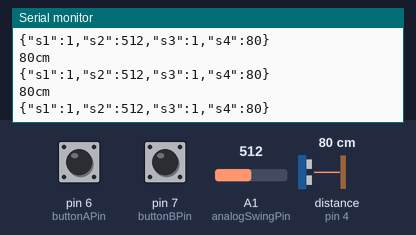
A sketch run on a simulated Arduino Uno, built for the host (arithmetic inside an expression is 32-bit, double 64-bit). Parts: the last lines printed to the serial monitor. Wiring (inferred from the names in the program): ultrasonic range finder: trigger pin 3; echo pin 4. Inputs (shaded band) come from the test bench; at power-on: distance to the obstacle (sensor on pin 4) 80 cm, A1 (analogSwingPin) = 512, pin 6 (buttonAPin) HIGH, pin 7 (buttonBPin) HIGH. The echo pulse lasts 58.3 µs per cm.

Above: at 1.2 s.
1.3 s: distance to the obstacle (sensor on pin 4) set to 2 cm
At 1.64 s:
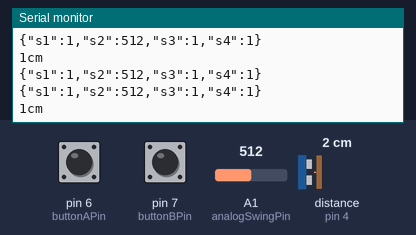
2.8 s: A1 (analogSwingPin) set to 716
At 3.8 s:
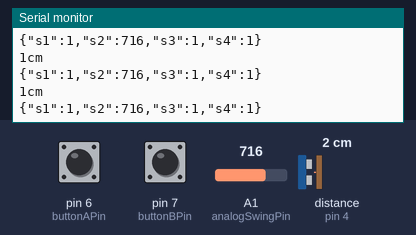
4.3 s: pin 6 (buttonAPin) pulled LOW for 0.15 s
5.9 s: distance to the obstacle (sensor on pin 4) set to 4 cm
At 6.7 s:
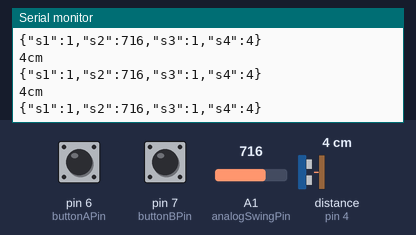
8.9 s: pin 7 (buttonBPin) pulled LOW for 0.15 s
10.5 s: pin 6 (buttonAPin) pulled LOW for 1 s
At 11.11 s:
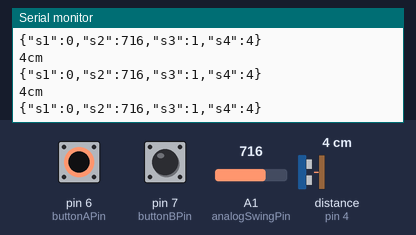
Timing chart, 0 to 13.5 s (numbered marks = the images above; inputs shaded):
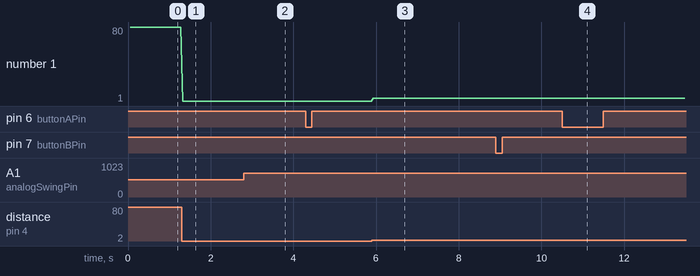

The sketch:

throtteController.ino
```cpp
/*
 * Throttle Controller
 * by Tyson Moll
 *
 * References:
 * Ultrasonic Tutorial by Rui Santos, https://randomnerdtutorials.com
 * C&C18 JSON Input Demo by Nick Puckett and Kate Hartman
 */
#include <ArduinoJson.h>

int buttonAPin = 6; // A / Use Button
int buttonBPin = 7; // B / Throw Button
int analogSwingPin = A1; // Swing Potentiometer
int trigPin = 3;    // Ultrasonic Trigger
int echoPin = 4;    // Ultrasonic Echo
long duration, cm; // Units for Ultrasonic

unsigned long lastSend, sonicCount;
int sendRate = 50;
int sonicRate = sendRate;
void setup()

{
  Serial.begin(9600);
  pinMode(buttonAPin,INPUT_PULLUP); // A Button In
  pinMode(buttonBPin,INPUT_PULLUP); // B Button In
  pinMode(trigPin, OUTPUT); // Ultrasonic
  pinMode(echoPin, INPUT);
  pinMode(analogSwingPin, INPUT); // Potentiometer
}

void loop()

{
  // Read Button Input
  int buttonAValue = digitalRead(buttonAPin);
  int buttonBValue = digitalRead(buttonBPin);

  // Read Potentiometer Input
  int anaValue = analogRead(analogSwingPin);

  if (millis() - sonicCount >= sonicRate) {
    digitalWrite(trigPin, LOW); // LOW clearing ensures clean HIGH pulse
    delayMicroseconds(5); // 0.000005 seconds
    digitalWrite(trigPin, HIGH); // Triggers ultrasonic signal
    delayMicroseconds(10);
    digitalWrite(trigPin, LOW);

    // Read the signal from the sensor: a HIGH pulse whose
    // duration is the time (in microseconds) from the sending
    // of the ping to the reception of its echo off of an object.
    pinMode(echoPin, INPUT);
    duration = pulseIn(echoPin, HIGH);

    // Convert the time into a distance
    cm = (duration/2) / 29.1;     // Divide by 29.1 or multiply by 0.0343

    Serial.print(cm); // Report unit distance
    Serial.print("cm");
    Serial.println();

    sonicCount = millis(); // Refresh
  }

  // use a timer to stablize the data send
  if (millis() - lastSend >= sendRate) {
      //send the values to P5 over serial
      DynamicJsonBuffer messageBuffer(200);                   //create the Buffer for the JSON object
      JsonObject& p5Send = messageBuffer.createObject();      //create a JsonObject variable in that buffer

      //assigns variable values to json object keys
      p5Send["s1"]=buttonAValue;
      p5Send["s2"]=anaValue;
      p5Send["s3"]=buttonBValue;
      p5Send["s4"]=cm;
      p5Send.printTo(Serial);    //print JSON object as a string
      Serial.println();          //print a \n character to the serial port to distinguish between objects

      lastSend = millis(); // Refresh
  }
}
```

Measured:
- after the input at 1.3 s, the serial monitor: prints a new line at once (image 1)
- after the input at 2.8 s, the serial monitor: prints a new line at once (image 2)
- after the input at 5.9 s, the serial monitor: prints a new line at once (image 3)
- after the input at 10.5 s, the serial monitor: prints a new line at once (image 4)
